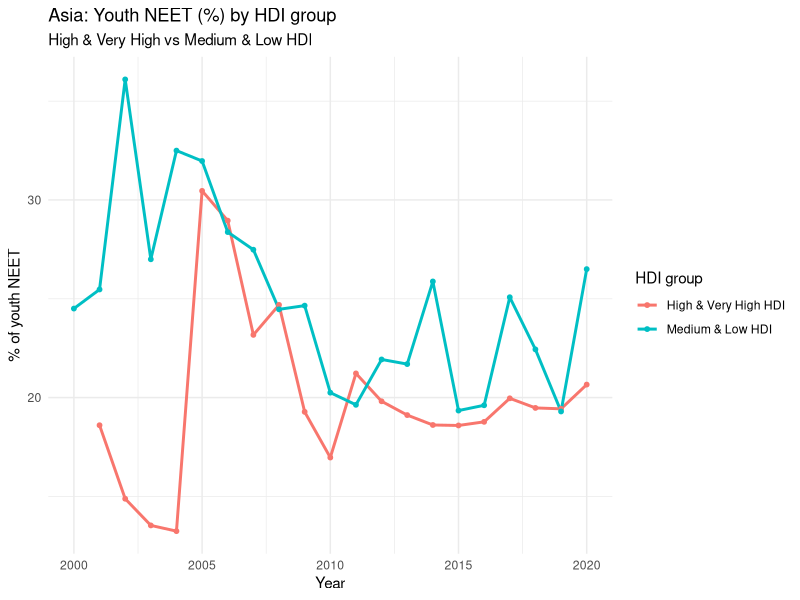

Write R code to recreate this figure.
library(readr)
library(dplyr)
library(ggplot2)

# 0.1 Load the merged dataset
# Make sure this filename matches what you saved
df <- read_csv("youth_continents_hdi_2000_2020.csv")

# If your NEET column is not yet called 'share_neet', uncomment this:
# df <- df %>%
#   rename(share_neet = `Share of youth not in education, employment or training, total (% of youth population)`)

# 0.2 Create HDI tiers and 2-group classification
df <- df %>%
  mutate(
    HDI_tier = case_when(
      HDI >= 0.800                    ~ "Very High",
      HDI >= 0.700 & HDI < 0.800      ~ "High",
      HDI >= 0.550 & HDI < 0.700      ~ "Medium",
      HDI < 0.550                     ~ "Low",
      TRUE                            ~ NA_character_
    ),
    HDI_group2 = case_when(
      HDI_tier %in% c("Very High", "High")   ~ "High & Very High HDI",
      HDI_tier %in% c("Medium", "Low")       ~ "Medium & Low HDI",
      TRUE                                   ~ NA_character_
    )
  ) %>%
  filter(!is.na(HDI_group2))   # drop rows without HDI classification
asia <- df %>%
  filter(Continent == "Asia") %>%
  group_by(Year, HDI_group2) %>%
  summarise(
    mean_neet = mean(share_neet, na.rm = TRUE),
    .groups = "drop"
  )

ggplot(asia, aes(x = Year, y = mean_neet, colour = HDI_group2)) +
  geom_line(linewidth = 1) +
  geom_point(size = 1.3) +
  labs(
    title = "Asia: Youth NEET (%) by HDI group",
    subtitle = "High & Very High vs Medium & Low HDI",
    x = "Year",
    y = "% of youth NEET",
    colour = "HDI group"
  ) +
  theme_minimal()
